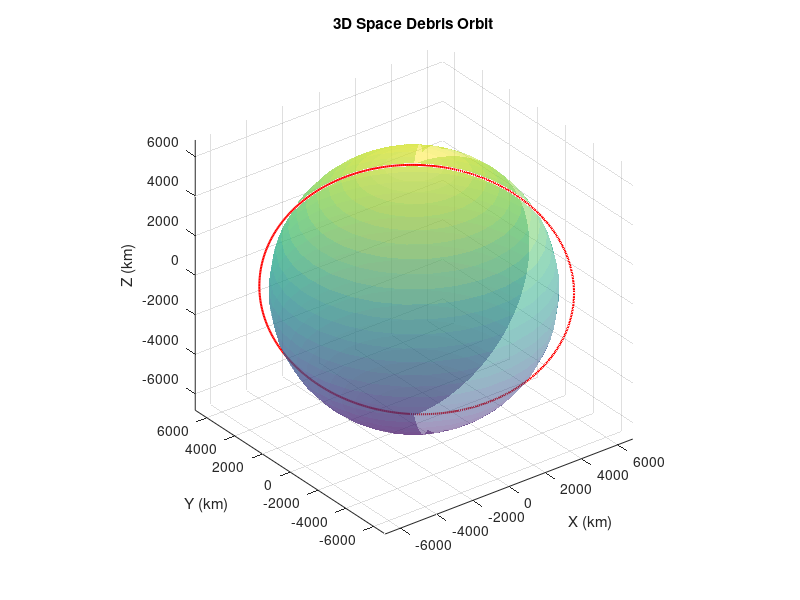

The MATLAB source for this figure:
% Clear previous data every single time
clc;
clear;
close all;
%% Read and parse TLE data in MATLAB
% Open and read a TLE file
filename = 'cosmos-1408-debris.txt'; 
fileID = fopen("cosmos-1408-debris.txt", 'r');

   % debugging 
   if fileID == -1
    error('Error opening file. Check if the file exists and is in the correct directory.');
   end

tle_data = textscan(fileID, '%s', 'Delimiter', '\n');
fclose(fileID);
   
   % debugging
   if length(tle_data{1}) < 3
    error('TLE file does not have enough lines.');
   end

% Extract lines
line1 = tle_data{1}{2}; % First data line
line2 = tle_data{1}{3}; % Second data line

% Extract orbital elements from TLE Line 2
inclination = str2double(line2(9:16));      % Inclination (degrees)
RAAN = str2double(line2(18:25));            % Right Ascension of Ascending Node (degrees)
eccentricity = str2double(['0.' line2(27:33)]); % Eccentricity (decimal)
argPerigee = str2double(line2(35:42));      % Argument of Perigee (degrees)
meanAnomaly = str2double(line2(44:51));     % Mean Anomaly (degrees)
meanMotion = str2double(line2(53:63));      % Mean Motion (revolutions per day)
    
   % debugging 
  % Check for NaN values
if any(isnan([inclination, RAAN, eccentricity, argPerigee, meanAnomaly, meanMotion]))
    error('Some extracted orbital elements are NaN. Check if the TLE format is correct.');
end
 
% Display extracted data
fprintf('Inclination: %.4f degrees\n', inclination);
fprintf('RAAN: %.4f degrees\n', RAAN);
fprintf('Eccentricity: %.7f\n', eccentricity);
fprintf('Argument of Perigee: %.4f degrees\n', argPerigee);
fprintf('Mean Anomaly: %.4f degrees\n', meanAnomaly);
fprintf('Mean Motion: %.8f rev/day\n', meanMotion);

%% Calculate Semi-major axis
mu = 398600.4418; % Earth's gravitational parameter (km^3/s^2)
n_rad = meanMotion * (2 * pi) / (24 * 3600); % Convert rev/day to rad/s
semi_major_axis = (mu / (n_rad^2))^(1/3); % Semi-major axis in km

fprintf('Semi-Major Axis: %.4f km\n', semi_major_axis);

%% Converting Orbital elements to Cartesian Coordinate and 3D orbit

% Convert degrees to radians
i = deg2rad(inclination);
RAAN = deg2rad(RAAN);
argPerigee = deg2rad(argPerigee);

% Generate True Anomaly values (0 to 360 degrees)
theta = linspace(0, 2*pi, 500);

% Compute orbit in polar coordinates
r = (semi_major_axis * (1 - eccentricity^2)) ./ (1 + eccentricity * cos(theta));

% Convert to 3D Cartesian Coordinates
x = r .* (cos(RAAN) .* cos(theta + argPerigee) - sin(RAAN) .* sin(theta + argPerigee) .* cos(i));
y = r .* (sin(RAAN) .* cos(theta + argPerigee) + cos(RAAN) .* sin(theta + argPerigee) .* cos(i));
z = r .* (sin(theta + argPerigee) .* sin(i));

% Plot the orbit
figure;
plot3(x, y, z, 'r', 'LineWidth', 1.5);
hold on;

% Plot Earth (for reference)
[xs, ys, zs] = sphere(30); % Create a sphere
surf(xs * 6371, ys * 6371, zs * 6371, 'FaceAlpha', 0.5, 'EdgeColor', 'none'); % Scale to Earth radius

% Labels & Formatting
xlabel('X (km)'); ylabel('Y (km)'); zlabel('Z (km)');
title('3D Space Debris Orbit');
axis equal;
grid on;
hold off;


